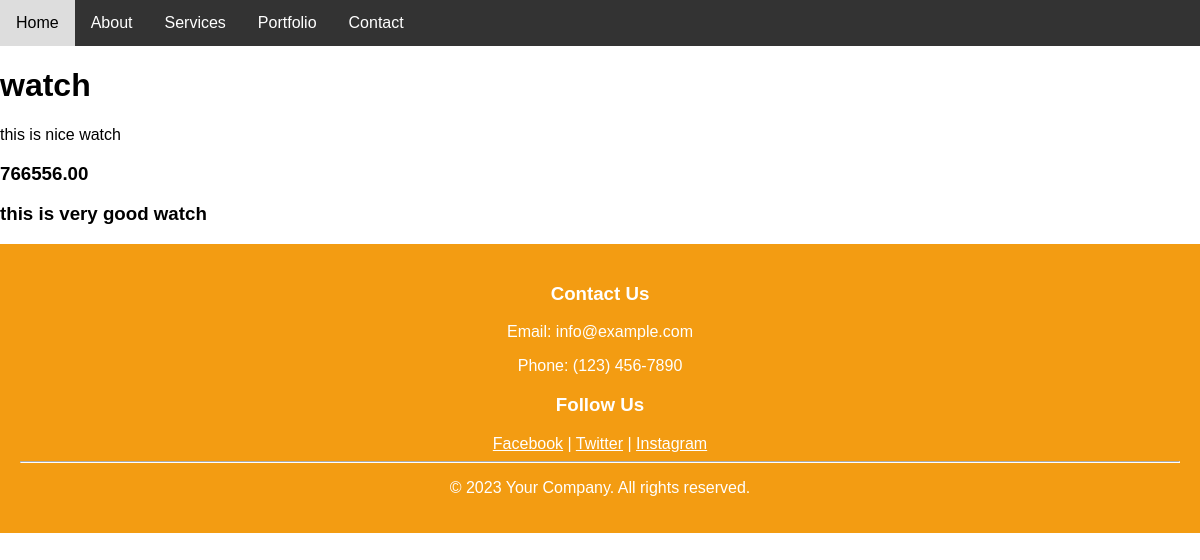
The page /products/26/ on the database its author committed.
### products/models.py (models this page shows, shortened)
class Product(models.Model):
    title       = models.CharField(max_length=120)
    description = models.TextField(blank=True,null=True)
    price       = models.DecimalField(max_digits=100000,decimal_places=2)
    summary     = models.TextField(blank=True,null=False)
    features    = models.BooleanField(default=False)

### products/views.py (the view)
# urls.py: path("<int:id>/", product_detail_view, name='product-detail'),
def product_detail_view(request,id=id):
    obj = Product.objects.get(id=id)
    context = {
        'object': obj#!associated with the key 'object' in the context dictionary. When you access context['object'], it returns the value
    }
    return render(request, "products/product_detail.html", context)

### products/templates/products/product_detail.html
{% extends 'base.html' %}
{% block content %}
    <h1>{{ object.title }}</h1>
    <p>{% if object.description != None and object.description != '' %}
        {{ object.description }}
    {% else %}
        Description Coming soon
    {% endif %}</p>
    <h3>{{ object.price }}</h3>
    <h3>{{ object.summary }}</h3>
{% endblock content %}

### templates/navbar.html (style rules this page uses)
body { font-family: Arial, sans-serif; margin: 0; padding: 0; }

### rows shown on the page
Product: title "watch", description "this is nice watch", price "766556.00", summary "this is very good watch"
